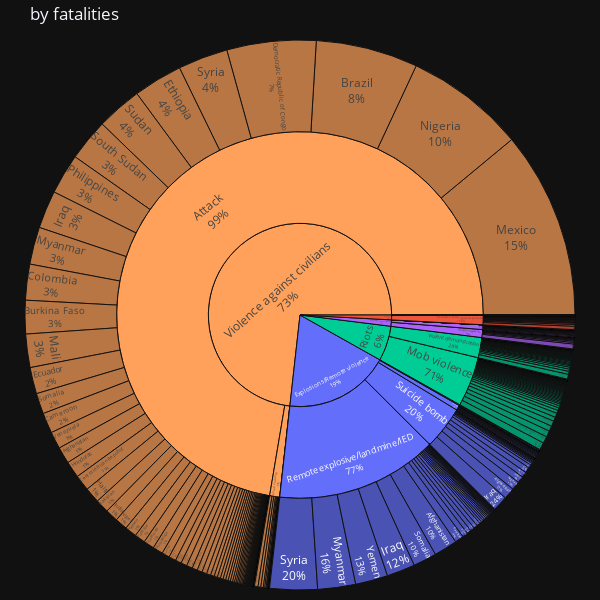

Notebook source saved alongside this figure:
### Code cell
fig = px.sunburst(
    fig_4,
    path=['event_type','sub_event_type','country'],
    values='value',
    color='event_type',
    title='by fatalities',
    template='plotly_dark',
)

# ingrandimento + leggibilità
fig.update_layout(
    width=600,
    height=600,
    margin=dict(t=40, l=10, r=10, b=10)
)

fig.update_traces(
    textinfo="label+percent parent"
)


fig.show()

### Figure 1 — Plotly figure (JSON) as saved in the notebook; plotly's stock layout.template omitted (floating-point values rounded to 4 significant figures; data arrays with more than 128 entries replaced by an {"elided": "..."} marker saying what was removed)
{"data": [{"branchvalues": "total", "customdata": {"elided": "2701x1 str values"}, "domain": {"x": [0, 1], "y": [0, 1]}, "hovertemplate": "labels=%{label}<br>value=%{value}<br>parent=%{parent}<br>id=%{id}<br>event_type=%{customdata[0]}<extra></extra>", "ids": {"elided": "2701 str values"}, "labels": {"elided": "2701 str values"}, "marker": {"colors": {"elided": "2701 str values"}}, "name": "", "parents": {"elided": "2701 str values"}, "textinfo": "label+percent parent", "type": "sunburst", "values": {"elided": "2701 float values"}}], "layout": {"height": 600, "legend": {"tracegroupgap": 0}, "margin": {"b": 10, "l": 10, "r": 10, "t": 40}, "title": {"text": "by fatalities"}, "width": 600}}
